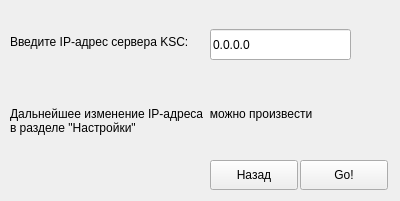
<?xml version="1.0" encoding="UTF-8"?>
<ui version="4.0">
 <class>Form</class>
 <widget class="QWidget" name="Form">
  <property name="geometry">
   <rect>
    <x>0</x>
    <y>0</y>
    <width>400</width>
    <height>201</height>
   </rect>
  </property>
  <property name="windowTitle">
   <string>Данные Сервера</string>
  </property>
  <widget class="QLabel" name="label_35">
   <property name="geometry">
    <rect>
     <x>10</x>
     <y>80</y>
     <width>341</width>
     <height>81</height>
    </rect>
   </property>
   <property name="text">
    <string>Дальнейшее изменение IP-адреса  можно произвести 
в разделе &quot;Настройки&quot;</string>
   </property>
  </widget>
  <widget class="QLabel" name="label">
   <property name="geometry">
    <rect>
     <x>10</x>
     <y>33</y>
     <width>191</width>
     <height>18</height>
    </rect>
   </property>
   <property name="text">
    <string>Введите IP-адрес сервера KSC:</string>
   </property>
  </widget>
  <widget class="QPushButton" name="pushButton_3">
   <property name="geometry">
    <rect>
     <x>300</x>
     <y>160</y>
     <width>88</width>
     <height>30</height>
    </rect>
   </property>
   <property name="text">
    <string>Go!</string>
   </property>
  </widget>
  <widget class="QPushButton" name="pushButton_2">
   <property name="geometry">
    <rect>
     <x>210</x>
     <y>160</y>
     <width>88</width>
     <height>30</height>
    </rect>
   </property>
   <property name="text">
    <string>Назад</string>
   </property>
   <property name="icon">
    <iconset>
     <normaloff>../Назад.png</normaloff>../Назад.png</iconset>
   </property>
  </widget>
  <widget class="QLineEdit" name="lineEdit">
   <property name="geometry">
    <rect>
     <x>210</x>
     <y>29</y>
     <width>141</width>
     <height>31</height>
    </rect>
   </property>
   <property name="text">
    <string>0.0.0.0</string>
   </property>
  </widget>
 </widget>
 <resources/>
 <connections/>
</ui>
